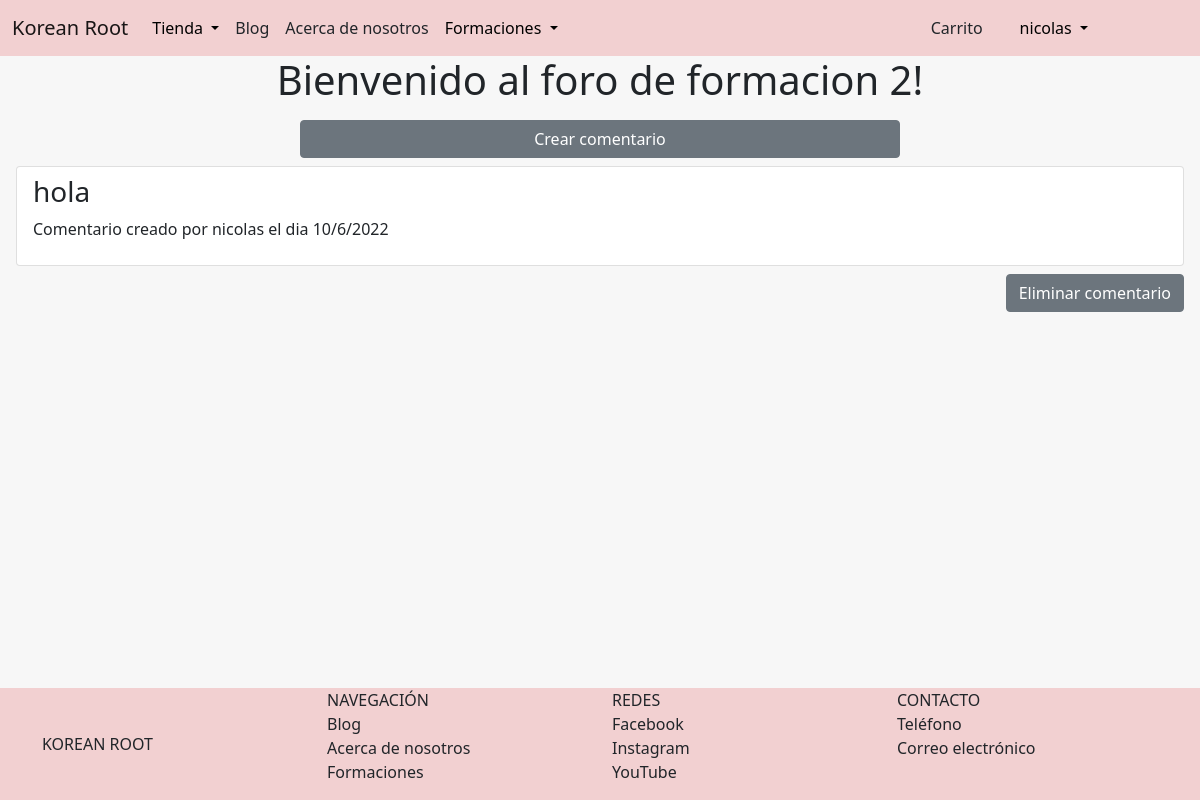
The page /capacitaciones/foro/2 (signed in) on the database as committed earlier.
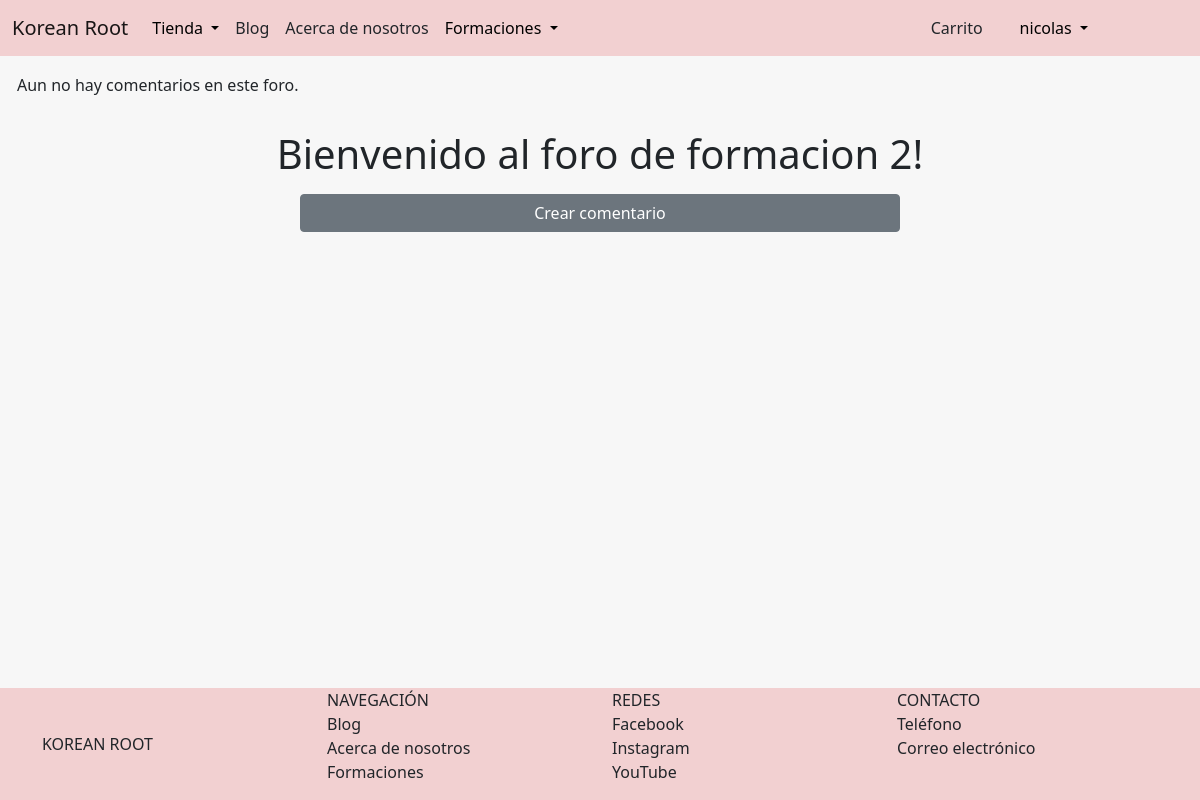
The same page on the database as committed later.
### AppCursos/models.py (models this page shows, shortened)
class ComentarioForo(models.Model):
    usuario = models.ForeignKey(User, on_delete=models.CASCADE)
    titulo = models.CharField(max_length=80)
    cuerpo = models.TextField()
    fecha = models.DateField(auto_now_add=True)
    curso = models.ForeignKey(Capacitacion, on_delete=models.CASCADE)

### AppCursos/views.py (the view)
# urls.py: path('foro/<id>', views.foro, name="foro"),
@login_required
def foro(request, id):
      usuario = request.user
      cursos_usuario = Capacitacion.objects.filter(operaciones__usuario_id=usuario.id)
      curso = Capacitacion.objects.get(id=id)
      if curso in cursos_usuario:
            comentarios = ComentarioForo.objects.filter(curso_id = curso.id)
            if not comentarios:
                  messages.error(request, 'Aun no hay comentarios en este foro.')
            return render(request, 'AppCursos/foro.html', {'comentarios': comentarios, 'curso': curso})
      else:
            messages.error(request, 'Solo puedes acceder a los foros de las formaciones que poseas.')
            return redirect('mis_capacitaciones')

### AppCursos/templates/AppCursos/foro.html
{% extends 'AppTienda/padre.html' %}
{% load static %}
{% block contenidoQueCambia %}
    <h1 class="text-center">Bienvenido al foro de {{curso.nombre}}!</h1>
    <div class="d-grid gap-2 col-6 mx-auto" style="margin: 0.5rem;">
        <a class="btn btn-secondary" href="{% url 'cursos:nuevo_comentario' id=curso.id %}" role="button">Crear comentario</a>
    </div>
    {% for comentario in comentarios %}
        <div class="list-group" style="margin-left: 1rem; margin-right: 1rem;">
            <a href="{% url 'cursos:nueva_respuesta' id=comentario.id %}" class="list-group-item">
                <h3>{{comentario.titulo}}</h3>
                <p>Comentario creado por {{comentario.usuario}} el dia {{comentario.fecha|date:'d/n/Y'}}</p>
            </a>
        </div>
        {% if comentario.usuario == request.user %}
            <div class="d-grid gap-2 d-md-flex justify-content-md-end" style="margin: 0.5rem;">
                <a class="btn btn-secondary me-md-2" href="{% url 'cursos:eliminar_comentario' id=comentario.id %}" role="button">Eliminar comentario</a>
            </div>
        {% endif %}
    {% endfor %}
{% endblock %}

### AppTienda/templates/AppTienda/padre.html (shortened to what the changed rows need)
<!doctype html>
<html lang="en">
  <head>
    {% load static %}
    <link href="https://cdn.jsdelivr.net/npm/bootstrap@5.1.3/dist/css/bootstrap.min.css" rel="stylesheet">
  </head>
  <body class="body">
        <nav class="navbar navbar-expand-sm navbar-light" style="background-color:rgb(242, 208, 209)">
            <div class="container">
            </div>
            {% if user.is_authenticated %}
              <div class="d-grid gap-2 d-sm-flex justify-content-end" style="width: 6rem; margin-right: 6rem;">
            {% endif %}
        </nav>
    {% if messages %}
        {% for mensaje in messages %}
            <div class="alert alert-{{ mensaje.tags }}">{{mensaje}}</div>
        {% endfor %}
    {% endif %}
    {% block contenidoQueCambia %}
    {% endblock %}
  <footer
  class="footer"
  >
    <div class="container">
    </div>
  </footer>
  </body>
</html>

Rows that differ between the two databases and show on the page:
removed ComentarioForo: titulo "hola", usuario "nicolas", fecha "10/6/2022", shows "Eliminar comentario"
Other text that changed with them:
new list line: "Aun no hay comentarios en este foro."
